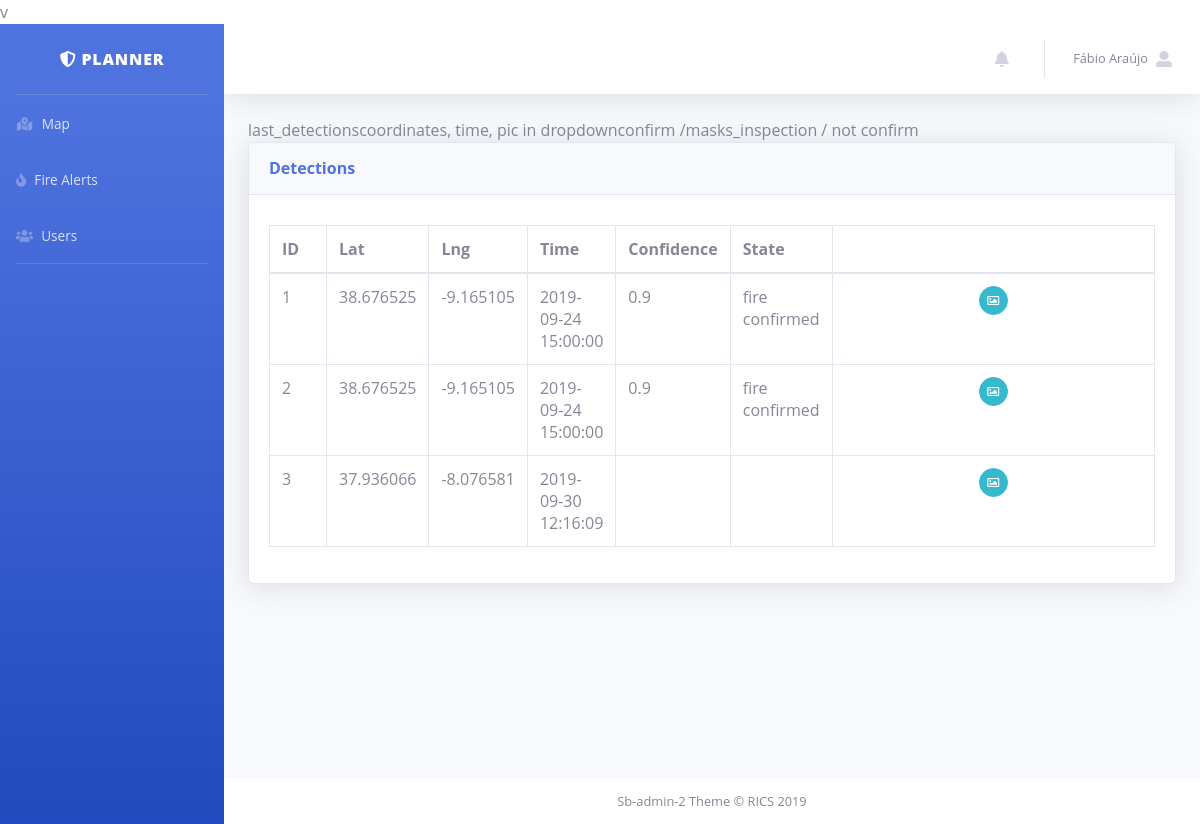
The app's page /?f (signed in) with its own data.
### tables this page shows
CREATE TABLE `users` (
                         `user_id` int(11) NOT NULL,
                         `email` varchar(255) NOT NULL,
                         `name` varchar(255) NOT NULL,
                         `password` varchar(255) NOT NULL,
                         `role` int(11) NOT NULL
);

CREATE TABLE `detection_images` (
                                    `detection_id` int(11) NOT NULL,
                                    `image_path` text NOT NULL,
                                    `center_lat` float(9,6) NOT NULL,
                                    `center_lng` float(9,6) NOT NULL,
                                    `status` int(11) DEFAULT NULL,
                                    `altitude` int(11) NOT NULL,
                                    `image_time` datetime DEFAULT NULL,
                                    `detection_confidence` float DEFAULT NULL,
                                    `creation_user` int(11) NOT NULL DEFAULT '0',
                                    `creation_time` datetime NOT NULL DEFAULT CURRENT_TIMESTAMP
);

CREATE TABLE `detection_status` (
                                    `status_id` int(11) NOT NULL,
                                    `status_name` varchar(255) NOT NULL
);

### templates/detections.php (the view, shortened to what this page needs)
<?php
echo "last_detections";
echo "coordinates, time, pic in dropdown";
echo "confirm /masks_inspection / not confirm"
?>
<div class="card shadow mb-4">
    <div class="card-header py-3">
        <h6 class="m-0 font-weight-bold text-primary">Detections</h6>
    </div>
    <div class="card-body">
        <div class="table-responsive">
            <div id="dataTable_wrapper" class="dataTables_wrapper dt-bootstrap4">
                <div class="row">
                    <div class="col-sm-12">
                        <table class="table table-bordered dataTable" id="dataTable" width="100%" cellspacing="0"
                               role="grid" aria-describedby="dataTable_info" style="width: 100%; margin-top: 10px">
                            <thead>
                            <tr role="row">
                                <th class="sorting_asc" tabindex="0" aria-controls="dataTable" rowspan="1" colspan="1"
                                    aria-sort="ascending" aria-label="Name: activate to sort column descending"
                                    style="width: 57px;">ID
                                </th>
                                <th class="sorting_asc" tabindex="0" aria-controls="dataTable" rowspan="1" colspan="1"
                                    aria-sort="ascending" aria-label="Name: activate to sort column descending"
                                    style="width: 57px;">Lat
                                </th>
                                <th class="sorting_asc" tabindex="0" aria-controls="dataTable" rowspan="1" colspan="1"
                                    aria-sort="ascending" aria-label="Name: activate to sort column descending"
                                    style="width: 57px;">Lng
                                </th>
                                <th class="sorting" tabindex="0" aria-controls="dataTable" rowspan="1" colspan="1"
                                    aria-label="Position: activate to sort column ascending" style="width: 62px;">
                                    Time
                                </th>
                                <th class="sorting" tabindex="0" aria-controls="dataTable" rowspan="1" colspan="1"
                                    aria-label="Office: activate to sort column ascending" style="width: 50px;">Confidence
                                </th>
                                <th class="sorting" tabindex="0" aria-controls="dataTable" rowspan="1" colspan="1"
                                    aria-label="Office: activate to sort column ascending" style="width: 50px;">State
                                </th>
                                <th class="sorting" tabindex="0" aria-controls="dataTable" rowspan="1" colspan="1"
                                </th>
                            </tr>
                            </thead>
                            <tbody>
                            <?php
                            foreach ($conn->query("select * from detection_images LEFT JOIN detection_status on detection_images.status=detection_status.status_id") as $row){
                                ?>
                                <tr role="row" class="odd">
                                    <td class="sorting_1"><?php echo $row['detection_id']; ?></td>
                                    <td class="sorting_1"><?php echo $row['center_lat']; ?></td>
                                    <td class="sorting_1"><?php echo $row['center_lng']; ?></td>
                                    <td><?php echo $row['image_time']; ?></td>
                                    <td><?php echo $row['detection_confidence']; ?></td>
                                    <td><?php echo $row['status_name']; ?></td>
                                    <td align="center">
                                        <div href="#" class="btn btn-info btn-circle btn-sm" onclick="detectionImage('/detection_images/<?php echo $row['image_path']; ?>');" style="cursor:pointer;">
                                            <i class="far fa-image"></i>
                                        </div>
                                    </td>
                                </tr>
                                <?php
                            }
                            ?>
                            </tbody>
                        </table>
                    </div>
                </div>
            </div>
        </div>
    </div>
</div>

### public_html/index.php (shortened to what this page needs)
<?php
$conn = database::mySqlPDO();
!empty($_SESSION["userId"]) ? $authUser = true : $authUser = false;
if($authUser){
    foreach ($conn->query("select * from users where user_id=" . $_SESSION['userId']) as $row) {
        $login_name = $row['name'];
        $role = $row['role'];
    }
}
if ($conn != false) {
    if(!isset($ajax_call)) {
        if (!$authUser) {
            include('../templates/login.php');
        } else {
            include('../templates/dashboard.php');
        }
    }
}else{
    echo "DB Out";
}
?>

### templates/dashboard.php (shortened to what this page needs)
<body id="page-top">
  <div id="wrapper" style="height:100vh;">
    <ul class="navbar-nav bg-gradient-primary sidebar sidebar-dark accordion" id="accordionSidebar">
      <a class="sidebar-brand d-flex align-items-center justify-content-center" href="#">
        <div class="sidebar-brand-text mx-3"> <i class="fas fa-shield-alt"></i> Planner</div>
      </a>
      <hr class="sidebar-divider my-0">
      <li class="nav-item">
        <a class="nav-link" href="/?">
            <i class="fas fa-fw fa-map-marked-alt"></i>
          <span>Map</span></a>
      </li>
        <li class="nav-item">
            <a class="nav-link" href="/?f">
                <i class="fas fa-fire"></i>
                <span>Fire Alerts</span></a>
        </li>
        <?php if($role==1){ ?>
        <li class="nav-item">
            <a class="nav-link" href="/?u">
                <i class="fas fa-users"></i>
                <span>Users</span></a>
        </li>
        <?php } ?>
      <hr class="sidebar-divider">
    </ul>
    <div id="content-wrapper" style="height:100%;" class="d-flex flex-column">
      <div id="content">
        <nav class="navbar navbar-expand navbar-light bg-white topbar mb-4 static-top shadow">
          <ul class="navbar-nav ml-auto">
              <li class="nav-item dropdown no-arrow mx-1" id="alerts_button">
                  <a class="nav-link dropdown-toggle" href="#" id="alertsDropdown" role="button" data-toggle="dropdown" aria-haspopup="true" aria-expanded="false">
                      <i class="fas fa-bell fa-fw"></i>
                  </a>
              </li>
            <li class="nav-item dropdown no-arrow">
              <a class="nav-link dropdown-toggle" href="#" id="userDropdown" role="button" data-toggle="dropdown" aria-haspopup="true" aria-expanded="false">
                <span class="mr-2 d-none d-lg-inline text-gray-600 small"><?php echo $login_name; ?></span>
                <i class="fas fa-user-alt"></i>
              </a>
            </li>
          </ul>
        </nav>
        <div class="container-fluid">
            <?php
            if (isset($_GET['u']) || isset($_POST['register_user']) || isset($_POST['delete_user'])) {
                include 'users.php';
            } elseif (isset($_GET['f']) || isset($_POST['confirm_fire'])) {
                include 'detections.php';
            } elseif ($_SERVER['REQUEST_URI'] == '/' || $_SERVER['REQUEST_URI'] == '/?') {
                include 'leafmap.php';
            }
            ?>
        </div>
      </div>
      <footer class="sticky-footer bg-white" style="padding: 1em 0 1em 0;">
        <div class="container my-auto">
          <div class="copyright text-center my-auto">
            <span>Sb-admin-2 Theme &copy; RICS 2019</span>
          </div>
        </div>
      </footer>
    </div>
  </div>
</body>
</html>

### public_html/leaflet-geosearch/style.css (style rules this page uses)
html, body { font-family: 'Open Sans', sans-serif; margin: 0; padding: 0; height: 100%; width: 100%; box-sizing: border-box; }
*, *:before, *:after { box-sizing: border-box; }

### records on screen
users: name "Fábio Araújo"
detection_images: detection_id "1", center_lat "38.676525", center_lng "-9.165105", image_time "2019-09-24 15:00:00", detection_confidence "0.9", detection_status.status_name "fire confirmed"
detection_images: detection_id "2", center_lat "38.676525", center_lng "-9.165105", image_time "2019-09-24 15:00:00", detection_confidence "0.9", detection_status.status_name "fire confirmed"
detection_images: detection_id "3", center_lat "37.936066", center_lng "-8.076581", image_time "2019-09-30 12:16:09"
